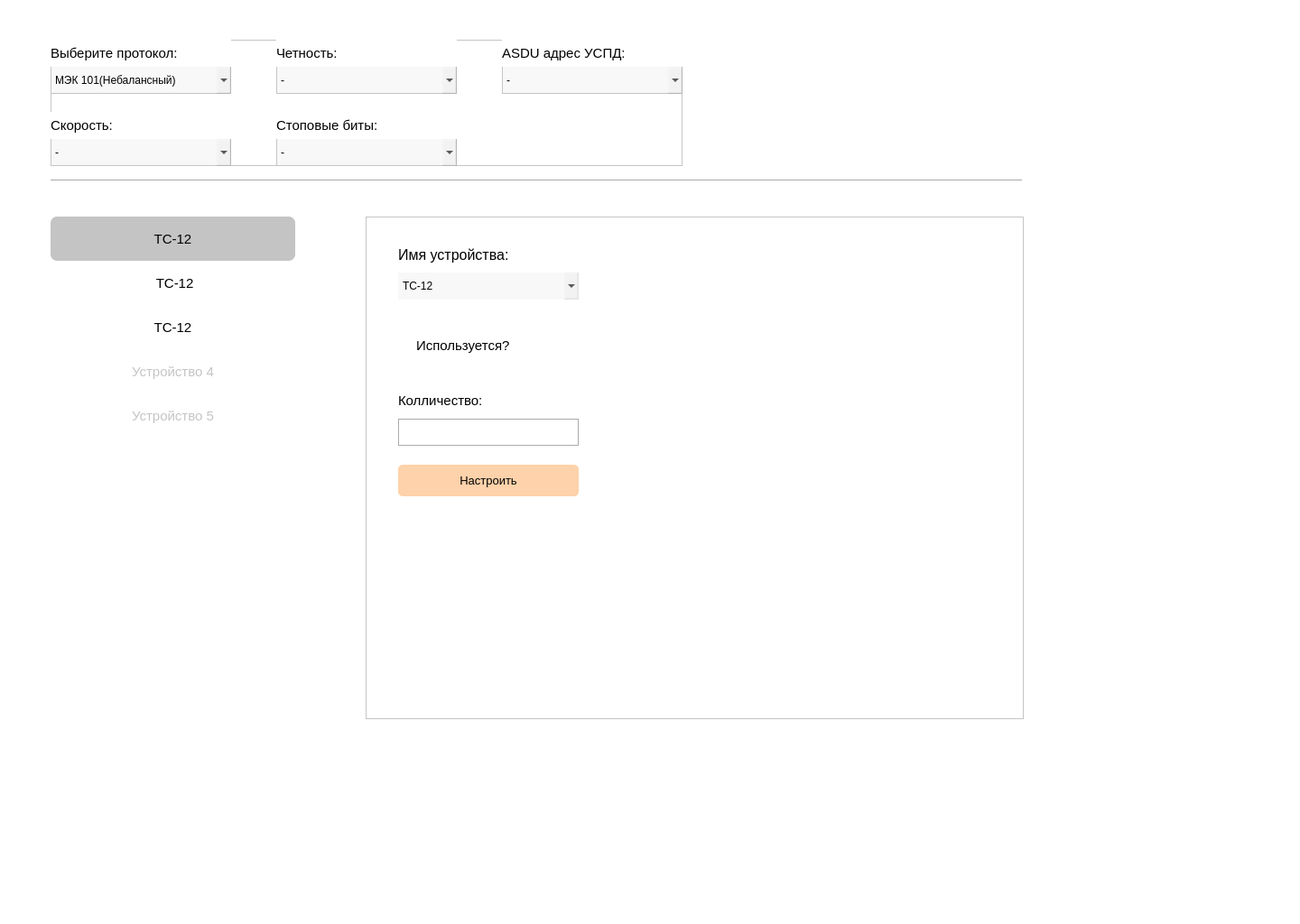
<?xml version="1.0" encoding="UTF-8"?>
<ui version="4.0">
 <class>Form</class>
 <widget class="QWidget" name="Form">
  <property name="geometry">
   <rect>
    <x>0</x>
    <y>0</y>
    <width>1440</width>
    <height>1024</height>
   </rect>
  </property>
  <property name="font">
   <font>
    <pointsize>8</pointsize>
   </font>
  </property>
  <property name="windowTitle">
   <string>Telemechanics</string>
  </property>
  <property name="styleSheet">
   <string notr="true">QWidget {
	background-color: white;
}</string>
  </property>
  <widget class="QFrame" name="frame">
   <property name="geometry">
    <rect>
     <x>56</x>
     <y>44</y>
     <width>700</width>
     <height>140</height>
    </rect>
   </property>
   <property name="frameShape">
    <enum>QFrame::StyledPanel</enum>
   </property>
   <property name="frameShadow">
    <enum>QFrame::Raised</enum>
   </property>
   <widget class="QFrame" name="frame_2">
    <property name="geometry">
     <rect>
      <x>0</x>
      <y>0</y>
      <width>200</width>
      <height>60</height>
     </rect>
    </property>
    <property name="frameShape">
     <enum>QFrame::StyledPanel</enum>
    </property>
    <property name="frameShadow">
     <enum>QFrame::Raised</enum>
    </property>
    <widget class="QComboBox" name="comboBox">
     <property name="geometry">
      <rect>
       <x>0</x>
       <y>30</y>
       <width>200</width>
       <height>30</height>
      </rect>
     </property>
     <property name="font">
      <font>
       <pointsize>9</pointsize>
      </font>
     </property>
     <property name="styleSheet">
      <string notr="true">QComboBox {
	background-color: rgba(196, 196, 196, 30);
	border: none;
}
</string>
     </property>
     <property name="editable">
      <bool>false</bool>
     </property>
     <item>
      <property name="text">
       <string>МЭК 101(Небалансный)</string>
      </property>
     </item>
     <item>
      <property name="text">
       <string>МЭК 101(Балансный)</string>
      </property>
     </item>
     <item>
      <property name="text">
       <string>MODBUS RTU</string>
      </property>
     </item>
    </widget>
    <widget class="QLabel" name="label">
     <property name="geometry">
      <rect>
       <x>0</x>
       <y>0</y>
       <width>200</width>
       <height>30</height>
      </rect>
     </property>
     <property name="font">
      <font>
       <pointsize>11</pointsize>
      </font>
     </property>
     <property name="text">
      <string>Выберите протокол:</string>
     </property>
    </widget>
   </widget>
   <widget class="QFrame" name="frame_3">
    <property name="geometry">
     <rect>
      <x>250</x>
      <y>0</y>
      <width>200</width>
      <height>60</height>
     </rect>
    </property>
    <property name="frameShape">
     <enum>QFrame::StyledPanel</enum>
    </property>
    <property name="frameShadow">
     <enum>QFrame::Raised</enum>
    </property>
    <widget class="QComboBox" name="comboBox_3">
     <property name="geometry">
      <rect>
       <x>0</x>
       <y>30</y>
       <width>200</width>
       <height>30</height>
      </rect>
     </property>
     <property name="font">
      <font>
       <pointsize>9</pointsize>
      </font>
     </property>
     <property name="styleSheet">
      <string notr="true">QComboBox {
	background-color: rgba(196, 196, 196, 30);
	border: none;
}
</string>
     </property>
     <property name="editable">
      <bool>false</bool>
     </property>
     <item>
      <property name="text">
       <string>-</string>
      </property>
     </item>
    </widget>
    <widget class="QLabel" name="label_2">
     <property name="geometry">
      <rect>
       <x>0</x>
       <y>0</y>
       <width>200</width>
       <height>30</height>
      </rect>
     </property>
     <property name="font">
      <font>
       <pointsize>11</pointsize>
      </font>
     </property>
     <property name="text">
      <string>Четность:</string>
     </property>
    </widget>
   </widget>
   <widget class="QFrame" name="frame_4">
    <property name="geometry">
     <rect>
      <x>500</x>
      <y>0</y>
      <width>200</width>
      <height>60</height>
     </rect>
    </property>
    <property name="frameShape">
     <enum>QFrame::StyledPanel</enum>
    </property>
    <property name="frameShadow">
     <enum>QFrame::Raised</enum>
    </property>
    <widget class="QComboBox" name="comboBox_4">
     <property name="geometry">
      <rect>
       <x>0</x>
       <y>30</y>
       <width>200</width>
       <height>30</height>
      </rect>
     </property>
     <property name="font">
      <font>
       <pointsize>9</pointsize>
      </font>
     </property>
     <property name="styleSheet">
      <string notr="true">QComboBox {
	background-color: rgba(196, 196, 196, 30);
	border: none;
}
</string>
     </property>
     <property name="editable">
      <bool>false</bool>
     </property>
     <item>
      <property name="text">
       <string>-</string>
      </property>
     </item>
    </widget>
    <widget class="QLabel" name="label_3">
     <property name="geometry">
      <rect>
       <x>0</x>
       <y>0</y>
       <width>200</width>
       <height>30</height>
      </rect>
     </property>
     <property name="font">
      <font>
       <pointsize>11</pointsize>
      </font>
     </property>
     <property name="text">
      <string>ASDU адрес УСПД:</string>
     </property>
    </widget>
   </widget>
   <widget class="QFrame" name="frame_5">
    <property name="geometry">
     <rect>
      <x>0</x>
      <y>80</y>
      <width>200</width>
      <height>60</height>
     </rect>
    </property>
    <property name="frameShape">
     <enum>QFrame::StyledPanel</enum>
    </property>
    <property name="frameShadow">
     <enum>QFrame::Raised</enum>
    </property>
    <widget class="QComboBox" name="comboBox_5">
     <property name="geometry">
      <rect>
       <x>0</x>
       <y>30</y>
       <width>200</width>
       <height>30</height>
      </rect>
     </property>
     <property name="font">
      <font>
       <pointsize>9</pointsize>
      </font>
     </property>
     <property name="styleSheet">
      <string notr="true">QComboBox {
	background-color: rgba(196, 196, 196, 30);
	border: none;
}
</string>
     </property>
     <property name="editable">
      <bool>false</bool>
     </property>
     <item>
      <property name="text">
       <string>-</string>
      </property>
     </item>
    </widget>
    <widget class="QLabel" name="label_4">
     <property name="geometry">
      <rect>
       <x>0</x>
       <y>0</y>
       <width>200</width>
       <height>30</height>
      </rect>
     </property>
     <property name="font">
      <font>
       <pointsize>11</pointsize>
      </font>
     </property>
     <property name="text">
      <string>Скорость:</string>
     </property>
    </widget>
   </widget>
   <widget class="QFrame" name="frame_6">
    <property name="geometry">
     <rect>
      <x>250</x>
      <y>80</y>
      <width>200</width>
      <height>60</height>
     </rect>
    </property>
    <property name="frameShape">
     <enum>QFrame::StyledPanel</enum>
    </property>
    <property name="frameShadow">
     <enum>QFrame::Raised</enum>
    </property>
    <widget class="QComboBox" name="comboBox_6">
     <property name="geometry">
      <rect>
       <x>0</x>
       <y>30</y>
       <width>200</width>
       <height>30</height>
      </rect>
     </property>
     <property name="font">
      <font>
       <pointsize>9</pointsize>
      </font>
     </property>
     <property name="styleSheet">
      <string notr="true">QComboBox {
	background-color: rgba(196, 196, 196, 30);
	border: none;
}
</string>
     </property>
     <property name="editable">
      <bool>false</bool>
     </property>
     <item>
      <property name="text">
       <string>-</string>
      </property>
     </item>
    </widget>
    <widget class="QLabel" name="label_5">
     <property name="geometry">
      <rect>
       <x>0</x>
       <y>0</y>
       <width>200</width>
       <height>30</height>
      </rect>
     </property>
     <property name="font">
      <font>
       <pointsize>11</pointsize>
      </font>
     </property>
     <property name="text">
      <string>Стоповые биты:</string>
     </property>
    </widget>
   </widget>
  </widget>
  <widget class="Line" name="line">
   <property name="geometry">
    <rect>
     <x>56</x>
     <y>199</y>
     <width>1076</width>
     <height>2</height>
    </rect>
   </property>
   <property name="styleSheet">
    <string notr="true">Line {
	border-color: #c4c4c4;
	color: #c4c4c4;
	background-color: #c4c4c4;
}</string>
   </property>
   <property name="orientation">
    <enum>Qt::Horizontal</enum>
   </property>
  </widget>
  <widget class="QFrame" name="frame_12">
   <property name="geometry">
    <rect>
     <x>56</x>
     <y>240</y>
     <width>271</width>
     <height>557</height>
    </rect>
   </property>
   <property name="styleSheet">
    <string notr="true">QFrame { background-color: transparent; }</string>
   </property>
   <property name="frameShape">
    <enum>QFrame::StyledPanel</enum>
   </property>
   <property name="frameShadow">
    <enum>QFrame::Raised</enum>
   </property>
   <widget class="QPushButton" name="pushButton_8">
    <property name="geometry">
     <rect>
      <x>0</x>
      <y>0</y>
      <width>271</width>
      <height>49</height>
     </rect>
    </property>
    <property name="font">
     <font>
      <pointsize>11</pointsize>
     </font>
    </property>
    <property name="styleSheet">
     <string notr="true">QPushButton {
	background-color: #c4c4c4;
	border-radius: 7px;
	border: 0px;
}</string>
    </property>
    <property name="text">
     <string>ТС-12</string>
    </property>
   </widget>
   <widget class="QPushButton" name="pushButton_9">
    <property name="geometry">
     <rect>
      <x>0</x>
      <y>147</y>
      <width>271</width>
      <height>49</height>
     </rect>
    </property>
    <property name="font">
     <font>
      <pointsize>11</pointsize>
     </font>
    </property>
    <property name="styleSheet">
     <string notr="true">QPushButton {
	background-color: white;
	border: 0px;
	color: #c4c4c4;
}</string>
    </property>
    <property name="text">
     <string>Устройство 4</string>
    </property>
   </widget>
   <widget class="QPushButton" name="pushButton_10">
    <property name="geometry">
     <rect>
      <x>0</x>
      <y>98</y>
      <width>271</width>
      <height>49</height>
     </rect>
    </property>
    <property name="font">
     <font>
      <pointsize>11</pointsize>
     </font>
    </property>
    <property name="styleSheet">
     <string notr="true">QPushButton {
	background-color: white;
	border: 0px;
}</string>
    </property>
    <property name="text">
     <string>ТС-12</string>
    </property>
   </widget>
   <widget class="QPushButton" name="pushButton_11">
    <property name="geometry">
     <rect>
      <x>0</x>
      <y>49</y>
      <width>271</width>
      <height>49</height>
     </rect>
    </property>
    <property name="font">
     <font>
      <pointsize>11</pointsize>
     </font>
    </property>
    <property name="styleSheet">
     <string notr="true">QPushButton {
	background-color: white;
	border: 0px;
}</string>
    </property>
    <property name="text">
     <string> ТС-12</string>
    </property>
   </widget>
   <widget class="QPushButton" name="pushButton_12">
    <property name="geometry">
     <rect>
      <x>0</x>
      <y>196</y>
      <width>271</width>
      <height>49</height>
     </rect>
    </property>
    <property name="font">
     <font>
      <pointsize>11</pointsize>
     </font>
    </property>
    <property name="styleSheet">
     <string notr="true">QPushButton {
	background-color: white;
	border: 0px;
	color: #c4c4c4;
}</string>
    </property>
    <property name="text">
     <string>Устройство 5</string>
    </property>
   </widget>
  </widget>
  <widget class="QScrollArea" name="scrollArea">
   <property name="geometry">
    <rect>
     <x>405</x>
     <y>240</y>
     <width>729</width>
     <height>557</height>
    </rect>
   </property>
   <property name="widgetResizable">
    <bool>true</bool>
   </property>
   <widget class="QWidget" name="scrollAreaWidgetContents">
    <property name="geometry">
     <rect>
      <x>0</x>
      <y>0</y>
      <width>727</width>
      <height>555</height>
     </rect>
    </property>
    <widget class="QWidget" name="widget_13" native="true">
     <property name="geometry">
      <rect>
       <x>0</x>
       <y>0</y>
       <width>727</width>
       <height>555</height>
      </rect>
     </property>
     <property name="styleSheet">
      <string notr="true">QFrame {
	border: 1.5px solid #999999;
}</string>
     </property>
     <widget class="QFrame" name="frame_15">
      <property name="geometry">
       <rect>
        <x>35</x>
        <y>183</y>
        <width>200</width>
        <height>70</height>
       </rect>
      </property>
      <property name="styleSheet">
       <string notr="true">QFrame { border: none; }</string>
      </property>
      <property name="frameShape">
       <enum>QFrame::StyledPanel</enum>
      </property>
      <property name="frameShadow">
       <enum>QFrame::Raised</enum>
      </property>
      <widget class="QLabel" name="label_14">
       <property name="geometry">
        <rect>
         <x>0</x>
         <y>0</y>
         <width>200</width>
         <height>40</height>
        </rect>
       </property>
       <property name="font">
        <font>
         <pointsize>11</pointsize>
        </font>
       </property>
       <property name="text">
        <string>Колличество:</string>
       </property>
      </widget>
      <widget class="QLineEdit" name="lineEdit_2">
       <property name="geometry">
        <rect>
         <x>0</x>
         <y>40</y>
         <width>200</width>
         <height>30</height>
        </rect>
       </property>
       <property name="font">
        <font>
         <pointsize>11</pointsize>
        </font>
       </property>
       <property name="styleSheet">
        <string notr="true">QLineEdit { border: 1px solid #aaaaaa; }</string>
       </property>
      </widget>
     </widget>
     <widget class="QFrame" name="frame_23">
      <property name="geometry">
       <rect>
        <x>35</x>
        <y>122</y>
        <width>155</width>
        <height>40</height>
       </rect>
      </property>
      <property name="styleSheet">
       <string notr="true">QFrame { border: none; }</string>
      </property>
      <property name="frameShape">
       <enum>QFrame::StyledPanel</enum>
      </property>
      <property name="frameShadow">
       <enum>QFrame::Raised</enum>
      </property>
      <widget class="QCheckBox" name="checkBox">
       <property name="geometry">
        <rect>
         <x>0</x>
         <y>0</y>
         <width>155</width>
         <height>40</height>
        </rect>
       </property>
       <property name="font">
        <font>
         <pointsize>11</pointsize>
        </font>
       </property>
       <property name="styleSheet">
        <string notr="true">QCheckBox { border: none; background-color: transparent; }</string>
       </property>
       <property name="text">
        <string>Используется?</string>
       </property>
      </widget>
     </widget>
     <widget class="QPushButton" name="pushButton_13">
      <property name="geometry">
       <rect>
        <x>35</x>
        <y>274</y>
        <width>200</width>
        <height>35</height>
       </rect>
      </property>
      <property name="font">
       <font>
        <pointsize>10</pointsize>
       </font>
      </property>
      <property name="cursor">
       <cursorShape>PointingHandCursor</cursorShape>
      </property>
      <property name="styleSheet">
       <string notr="true">QPushButton {
	background-color: #FED2AA;
	border: none;
	border-radius: 5px;
}</string>
      </property>
      <property name="text">
       <string>Настроить</string>
      </property>
     </widget>
     <widget class="QFrame" name="frame_7">
      <property name="geometry">
       <rect>
        <x>35</x>
        <y>21</y>
        <width>200</width>
        <height>70</height>
       </rect>
      </property>
      <property name="styleSheet">
       <string notr="true">QFrame { border: none; }</string>
      </property>
      <property name="frameShape">
       <enum>QFrame::StyledPanel</enum>
      </property>
      <property name="frameShadow">
       <enum>QFrame::Raised</enum>
      </property>
      <widget class="QComboBox" name="comboBox_2">
       <property name="geometry">
        <rect>
         <x>0</x>
         <y>40</y>
         <width>200</width>
         <height>30</height>
        </rect>
       </property>
       <property name="font">
        <font>
         <pointsize>9</pointsize>
        </font>
       </property>
       <property name="styleSheet">
        <string notr="true">QComboBox {
	background-color: rgba(196, 196, 196, 30);
	border: none;
}
</string>
       </property>
       <property name="editable">
        <bool>false</bool>
       </property>
       <item>
        <property name="text">
         <string>ТС-12</string>
        </property>
       </item>
       <item>
        <property name="text">
         <string>ТС-12</string>
        </property>
       </item>
       <item>
        <property name="text">
         <string>ТС-12</string>
        </property>
       </item>
       <item>
        <property name="text">
         <string>Устройство 4</string>
        </property>
       </item>
       <item>
        <property name="text">
         <string>Устройство 5</string>
        </property>
       </item>
      </widget>
      <widget class="QLabel" name="label_8">
       <property name="geometry">
        <rect>
         <x>0</x>
         <y>0</y>
         <width>200</width>
         <height>40</height>
        </rect>
       </property>
       <property name="font">
        <font>
         <pointsize>12</pointsize>
        </font>
       </property>
       <property name="text">
        <string>Имя устройства:</string>
       </property>
      </widget>
     </widget>
    </widget>
   </widget>
  </widget>
 </widget>
 <resources/>
 <connections/>
</ui>
